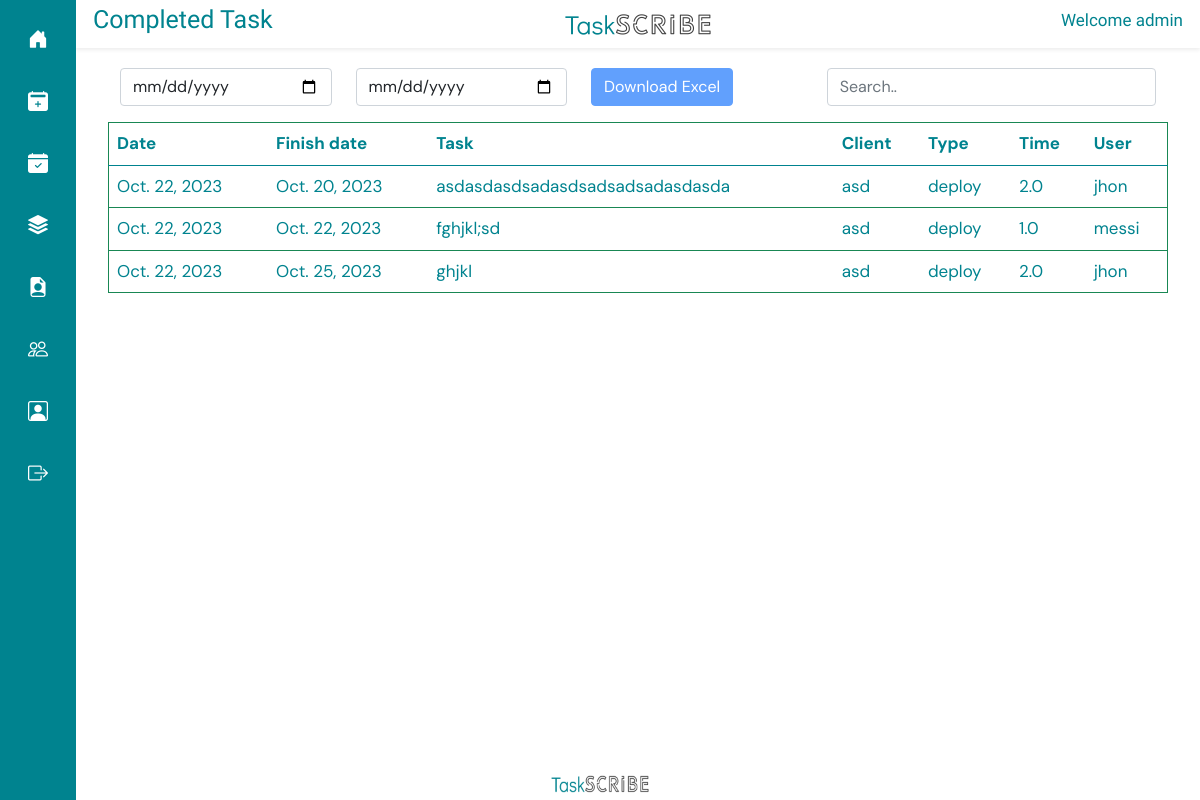
Before: /completed-task/ (signed in) with the older database file.
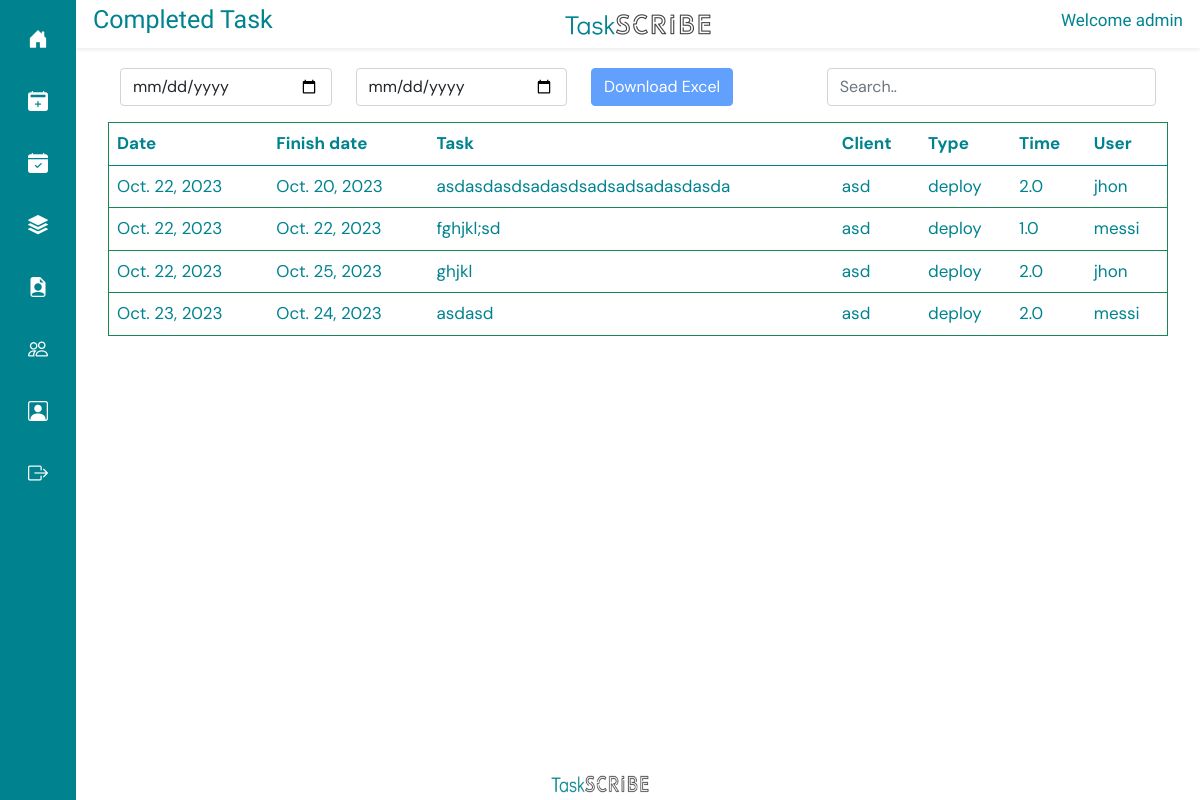
After: the same page with the newer database file.
### taskapp/models.py (models this page shows, shortened)
class Task(models.Model):
    name = models.CharField(max_length=500,)
    user = models.ForeignKey(CustomUser, on_delete=models.PROTECT)
    assigned_user = models.ForeignKey(CustomUser, on_delete=models.PROTECT, related_name='assigned_user')
    type = models.ForeignKey(Type, on_delete=models.CASCADE)
    client = models.ForeignKey(Client, on_delete=models.PROTECT)
    date = models.DateField()
    priority = models.CharField(max_length=6, choices=PRIORITY, default='low', null=True)
    created_at = models.DateField(auto_now_add=True, null=True)
    status = models.CharField(max_length=1, choices=STATUS, default='0')
    time = models.FloatField()

class Client(models.Model):
    name = models.CharField(max_length=100)
    description = models.TextField(max_length=500, null=True)
    file = models.FileField(upload_to='documetns/')
    original_filename = models.CharField(max_length=255)
    uploaded_at = models.DateTimeField(auto_now_add=True)

class Type(models.Model):
    name = models.CharField(max_length=100)
    def __str__(self) -> str:
        return self.name

class CustomUser(AbstractUser):
    ROLE_CHOICES = (
        ('admin', 'Admin'),
        ('general', 'General'),
    )
    role = models.CharField(max_length=10, choices=ROLE_CHOICES, default='general')
    def __str__(self):
        return self.username

### taskapp/views.py (the view)
# urls.py: path('completed-task/', completed_task, name="completed_task"),
@login_required(login_url="/login/")
def completed_task(request):
    userall = CustomUser.objects.get(id=request.user.id)
    print(userall)
    if request.user.is_superuser:
        completed_tasks = Task.objects.filter(status="1")
    else:
        completed_tasks = Task.objects.filter(assigned_user=userall, status="1")
    return render(request, "completed_task.html", {
        "completed_tasks" : completed_tasks
    })

### templates/completed_task.html (shortened to what this page needs)
{% extends 'base.html' %}
{% load static %}
{% block titlecontent %}
<div class="row shadow-sm align-items-center" style=" margin-top: 0px; padding: 5px;  color: #00838f;">
  <div class="col">
    <h2 style="font-family: Didact Gothic; text-align: left; font-size: 25px;">Completed Task</h2>
  </div>
  <div class="col align-items-center text-center">
    <img src="{% static 'img/logof.png' %}" width="150px" height="25px" alt="">
  </div>
  <div class="col align-items-center">
    <h2  style="font-family: Didact Gothic; text-align: right; font-size: 17px;">Welcome {{ user.username }}</h2>
  </div>
</div>
{% endblock %}
{% block content %}
<div class="row  m-3 p-1" style="padding-bottom: 0px; margin-top: 10px; overflow-x: scroll;">
        <div class="col-8">
          <form id="filter-form" method="get" action="{% url 'download_excel' %}" onsubmit="return submitForm()">
            <div class="row">
              <div class="col">
                <input class="form-control" type="date" name="start_date" id="start_date" required>
              </div>
              <div class="col">
                <input class="form-control" type="date" name="end_date" id="end_date" required>
              </div>
              <div class="col">
                <button class="btn btn-primary" type="submit" id="download-button" disabled>Download Excel</button>
              </div>
            </div>
        </form>
        </div>
        <div class="col-4">
          <input type="text-l" class="form-control" id="myInput" placeholder="Search..">
        </div>
    <table id="dtBasicExample" class=" table table-hover p-1 border border-success mt-3" style="color: #00838f;">
        <thead>
          <tr>
            <th>Date</th>
            <th>Finish date</th>
            <th>Task</th>
            <th>Client</th>
            <th>Type</th>
            <th>Time</th>
            <th>User</th>
          </tr>
        </thead>
        <tbody id="myTable">
        {% for task in completed_tasks %}
          <tr>
            <td>{{ task.created_at }}</td>
            <td>{{ task.date }}</td>
            <td>{{ task.name }}</td>
            <td>{{ task.client.name}}</td>
            <td>{{ task.type}}</td>
            <td>{{ task.time}}</td>
            <td>{{ task.assigned_user }}</td>
          </tr>
        {% endfor %}
        </tbody>
      </table>
    </div>
</div>
{% endblock%}

Changed rows visible on the page:
now on this page (row edited): Task: created_at "Oct. 23, 2023", date "Oct. 24, 2023", name "asdasd", client.name "asd", type "deploy", time "2.0", assigned_user "messi"
